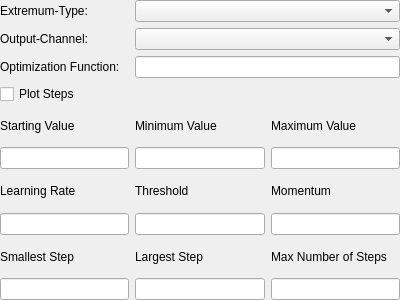
<?xml version="1.0" encoding="UTF-8"?>
<ui version="4.0">
 <class>Grad_Desc</class>
 <widget class="QWidget" name="Grad_Desc">
  <property name="geometry">
   <rect>
    <x>0</x>
    <y>0</y>
    <width>400</width>
    <height>300</height>
   </rect>
  </property>
  <property name="windowTitle">
   <string>Form</string>
  </property>
  <layout class="QGridLayout" name="gridLayout">
   <property name="leftMargin">
    <number>0</number>
   </property>
   <property name="topMargin">
    <number>0</number>
   </property>
   <property name="rightMargin">
    <number>0</number>
   </property>
   <property name="bottomMargin">
    <number>0</number>
   </property>
   <item row="8" column="2">
    <widget class="QLabel" name="label_12">
     <property name="text">
      <string>Max Number of Steps</string>
     </property>
    </widget>
   </item>
   <item row="7" column="0">
    <widget class="Variable_Box" name="lineEdit_learning_rate"/>
   </item>
   <item row="4" column="1">
    <widget class="QLabel" name="label_5">
     <property name="text">
      <string>Minimum Value</string>
     </property>
    </widget>
   </item>
   <item row="0" column="0">
    <widget class="QLabel" name="label">
     <property name="text">
      <string>Extremum-Type:</string>
     </property>
    </widget>
   </item>
   <item row="6" column="2">
    <widget class="QLabel" name="label_9">
     <property name="text">
      <string>Momentum</string>
     </property>
    </widget>
   </item>
   <item row="2" column="0">
    <widget class="QLabel" name="label_3">
     <property name="text">
      <string>Optimization Function:</string>
     </property>
    </widget>
   </item>
   <item row="8" column="0">
    <widget class="QLabel" name="label_10">
     <property name="text">
      <string>Smallest Step</string>
     </property>
    </widget>
   </item>
   <item row="8" column="1">
    <widget class="QLabel" name="label_11">
     <property name="text">
      <string>Largest Step</string>
     </property>
    </widget>
   </item>
   <item row="1" column="0">
    <widget class="QLabel" name="label_2">
     <property name="text">
      <string>Output-Channel:</string>
     </property>
    </widget>
   </item>
   <item row="2" column="1" colspan="2">
    <widget class="Variable_Box" name="lineEdit_opt_func"/>
   </item>
   <item row="5" column="2">
    <widget class="Variable_Box" name="lineEdit_max_val"/>
   </item>
   <item row="4" column="2">
    <widget class="QLabel" name="label_6">
     <property name="text">
      <string>Maximum Value</string>
     </property>
    </widget>
   </item>
   <item row="3" column="0" colspan="3">
    <widget class="QCheckBox" name="checkBox_plot_steps">
     <property name="text">
      <string>Plot Steps</string>
     </property>
    </widget>
   </item>
   <item row="5" column="1">
    <widget class="Variable_Box" name="lineEdit_min_val"/>
   </item>
   <item row="5" column="0">
    <widget class="Variable_Box" name="lineEdit_starting_val"/>
   </item>
   <item row="7" column="2">
    <widget class="Variable_Box" name="lineEdit_momentum"/>
   </item>
   <item row="9" column="1">
    <widget class="Variable_Box" name="lineEdit_largest_step"/>
   </item>
   <item row="6" column="1">
    <widget class="QLabel" name="label_8">
     <property name="text">
      <string>Threshold</string>
     </property>
    </widget>
   </item>
   <item row="7" column="1">
    <widget class="Variable_Box" name="lineEdit_threshold"/>
   </item>
   <item row="1" column="1" colspan="2">
    <widget class="QComboBox" name="comboBox_output_channel"/>
   </item>
   <item row="9" column="0">
    <widget class="Variable_Box" name="lineEdit_smallest_step"/>
   </item>
   <item row="0" column="1" colspan="2">
    <widget class="QComboBox" name="comboBox_extremum_type"/>
   </item>
   <item row="9" column="2">
    <widget class="Variable_Box" name="lineEdit_max_n_steps"/>
   </item>
   <item row="4" column="0">
    <widget class="QLabel" name="label_4">
     <property name="text">
      <string>Starting Value</string>
     </property>
    </widget>
   </item>
   <item row="6" column="0">
    <widget class="QLabel" name="label_7">
     <property name="text">
      <string>Learning Rate</string>
     </property>
    </widget>
   </item>
  </layout>
 </widget>
 <customwidgets>
  <customwidget>
   <class>Variable_Box</class>
   <extends>QLineEdit</extends>
   <header>CAMELS.utility.variable_tool_tip_box</header>
  </customwidget>
 </customwidgets>
 <tabstops>
  <tabstop>comboBox_extremum_type</tabstop>
  <tabstop>comboBox_output_channel</tabstop>
  <tabstop>lineEdit_opt_func</tabstop>
  <tabstop>checkBox_plot_steps</tabstop>
  <tabstop>lineEdit_starting_val</tabstop>
  <tabstop>lineEdit_min_val</tabstop>
  <tabstop>lineEdit_max_val</tabstop>
  <tabstop>lineEdit_learning_rate</tabstop>
  <tabstop>lineEdit_threshold</tabstop>
  <tabstop>lineEdit_momentum</tabstop>
  <tabstop>lineEdit_smallest_step</tabstop>
  <tabstop>lineEdit_largest_step</tabstop>
  <tabstop>lineEdit_max_n_steps</tabstop>
 </tabstops>
 <resources/>
 <connections/>
</ui>
